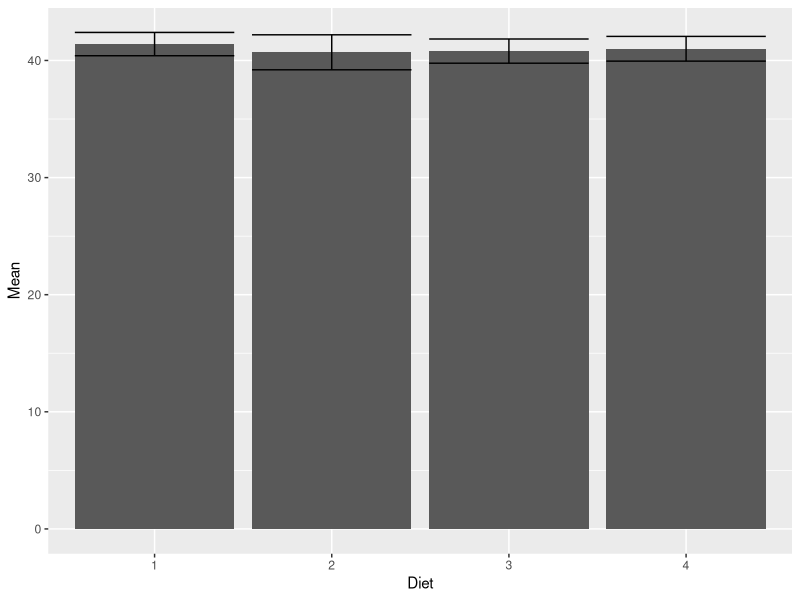
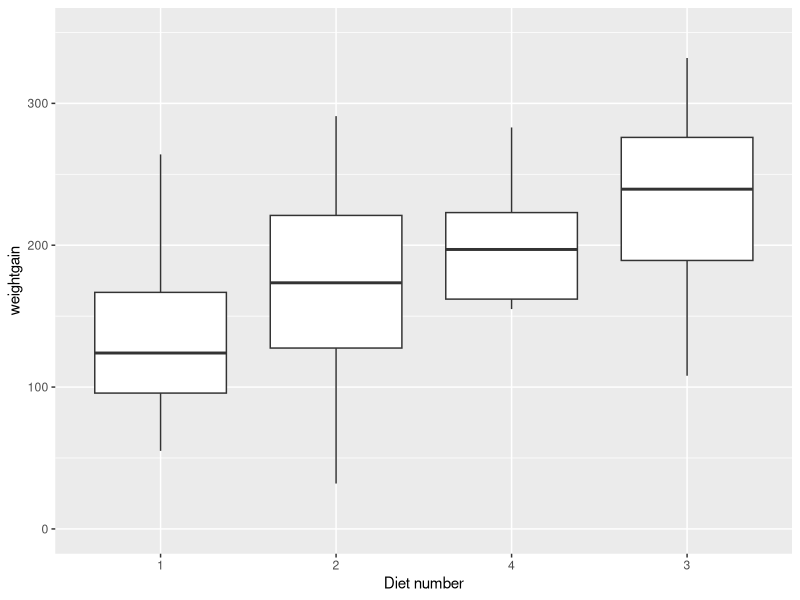
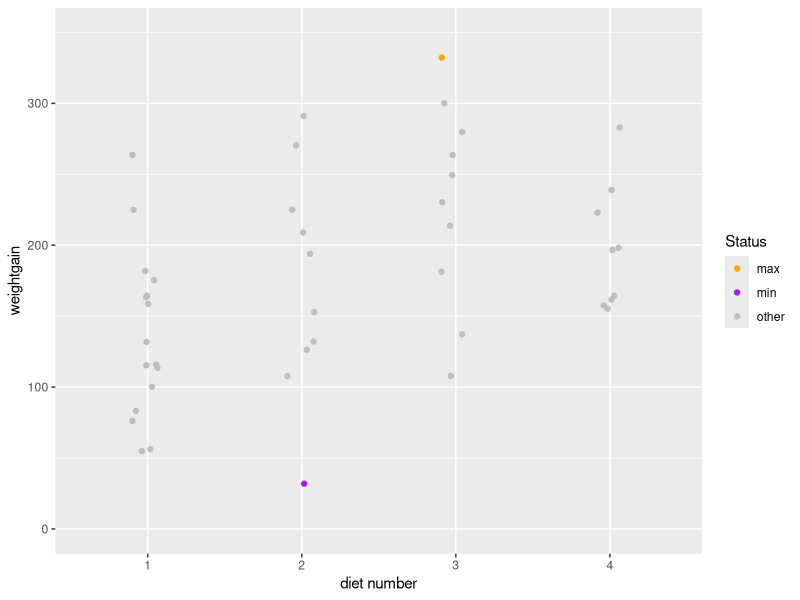
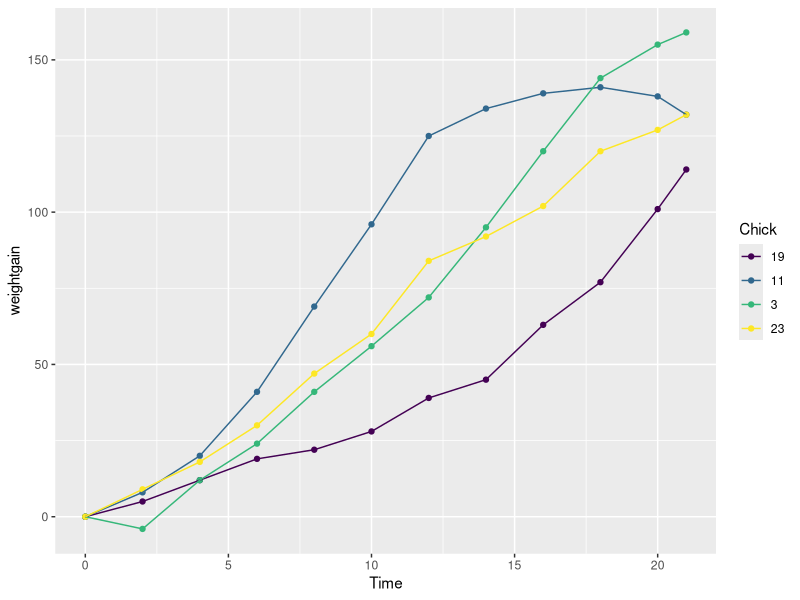
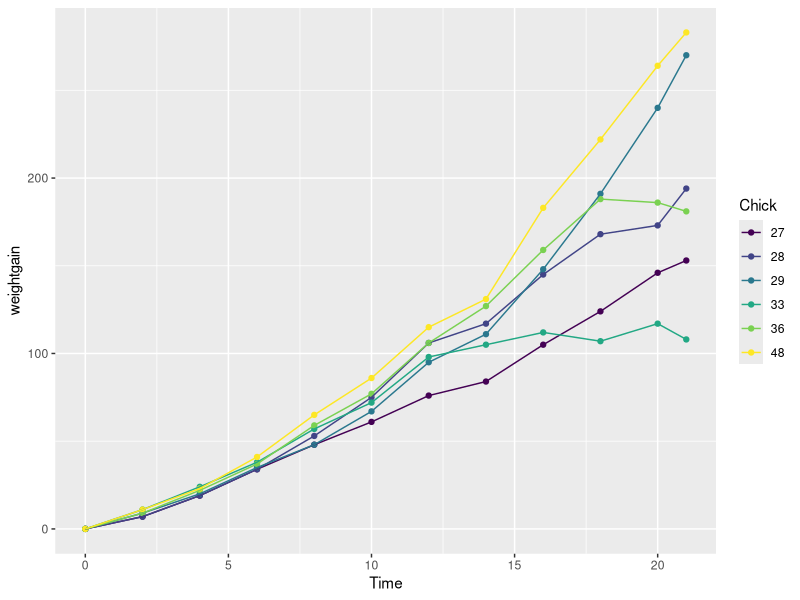
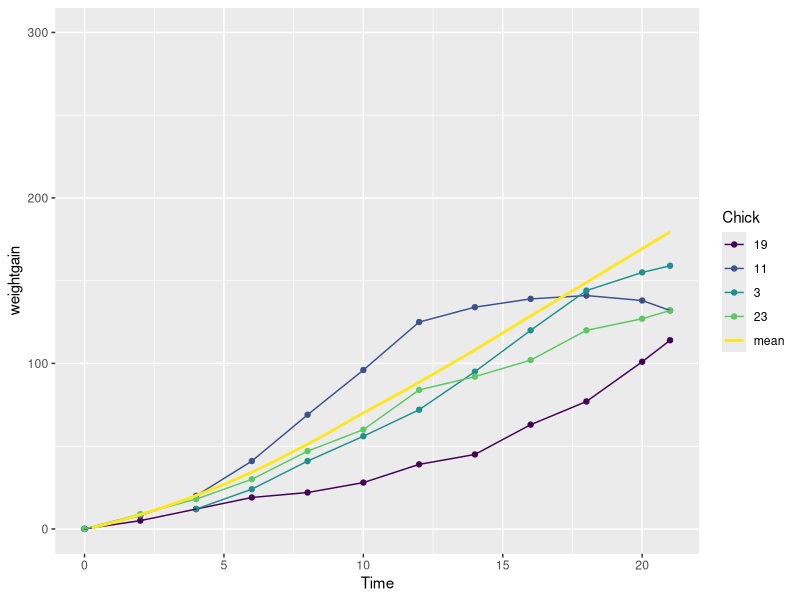
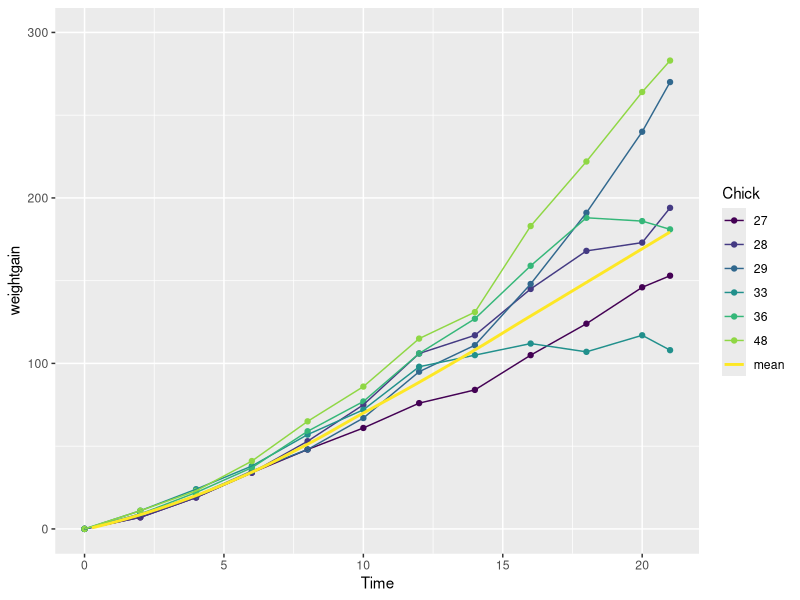
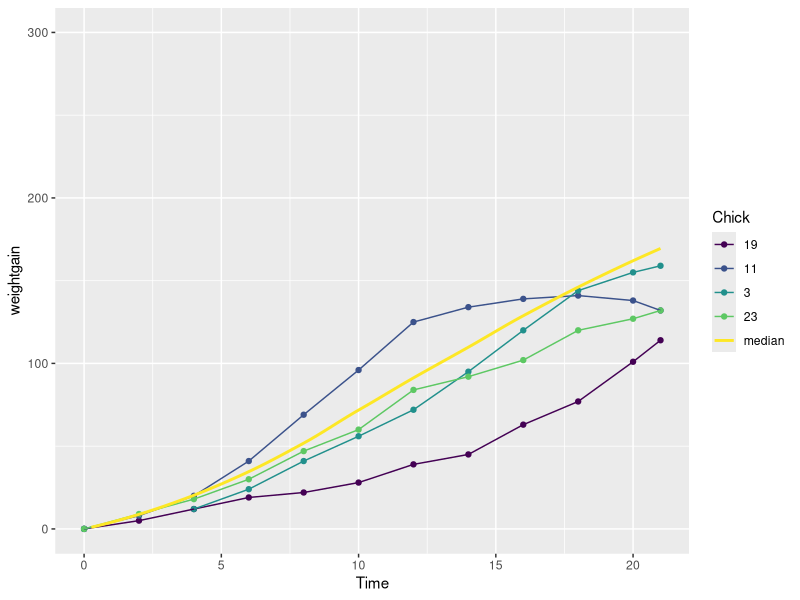

Write R code to recreate these figures, in order.
## ---- chunk 1
knitr::opts_chunk$set(echo = TRUE)
## ---- chunk 2
library("ggplot2")
library("dplyr")
library("datasets")
## ---- chunk 3
dat1 <- ChickWeight %>% filter(Time == 0)
weight0 <- group_by(dat1, Diet) %>% summarize(n=n(), Mean = mean(weight), StandardDeviation = sd(weight))
print(weight0)
## ---- chunk 4
plot <- ggplot(weight0, aes(x=Diet, y = Mean)) + geom_bar(stat = "identity") + geom_errorbar(aes(ymin=Mean-StandardDeviation, ymax=Mean+StandardDeviation))
plot
## ---- chunk 5
check_comp <- group_by(ChickWeight, Chick) %>% summarise(n = n())
check_vec <- check_comp %>% filter(n == max(check_comp$n)) %>% pull(Chick)
complete <- ChickWeight %>% filter(Chick %in% check_vec)
print(complete[0:3, ])
## ---- chunk 6
complete <- group_by(complete, Chick) %>% arrange(Chick, Time) %>% mutate(weightgain = weight - first(weight))
print(complete[0:3, ])
## ---- chunk 7
dat2 <- complete %>% filter(Time == 21)
plot1 <- ggplot(dat2, aes(x=reorder(Diet, weightgain, FUN = median), y = weightgain)) + geom_boxplot() +ylim(0,350) + xlab("Diet number")
plot1
## ---- chunk 8
mostWeight <- dat2 %>% filter(weightgain == max(dat2$weightgain))
leastWeight <- dat2 %>% filter(weightgain == min(dat2$weightgain))
summary(mostWeight)
summary(leastWeight)
## ---- chunk 9
dat2$new <- ifelse(dat2$weightgain == max(dat2$weightgain), "max", "other")
dat2$new[dat2$weightgain == min(dat2$weightgain)] <- 'min'
dat2
colors <-c("max" = "orange", "min" = "purple", "other" = "grey")
ggplot(dat2, aes(x=Diet, y= weightgain, color=new)) +scale_color_manual("Status", values = colors) + geom_jitter(width = 0.1) + ylim(0,350) +xlab("diet number")

## ---- chunk 10
most_chick <-group_by(complete, Time) %>% filter(Time == 0) %>% mutate(max_weight = max(weight)) %>% filter(weight == max_weight) %>% pull(Chick)
least_chick <- group_by(complete, Time) %>% filter(Time == 0) %>% mutate(min_weight = min(weight)) %>% filter(weight == min_weight) %>% pull(Chick)
dat3 <- complete %>% filter(Chick %in% most_chick)
dat4 <- complete %>% filter(Chick %in% least_chick)
plot2 <- ggplot(dat3, aes(x= Time, y = weightgain)) + geom_point(aes(color = Chick)) + geom_line(aes(color = Chick))
plot3 <- ggplot(dat4, aes(x= Time, y = weightgain)) + geom_point(aes(color = Chick)) + geom_line(aes(color = Chick))
plot2
plot3
## ---- chunk 11
dat5 <- group_by(complete, Time) %>% summarise(mean = mean(weightgain))
plot2 + geom_smooth(data = dat5, aes(x=Time, y = mean, color ="mean"), se=F) +ylim(0,300)
plot3 + geom_smooth(data = dat5, aes(x=Time, y = mean, color ="mean" ), se=F) +ylim(0,300)
## ---- chunk 12
dat6 <- group_by(complete, Time) %>% summarise(median = median(weightgain))
plot2 + geom_smooth(data = dat6, aes(x=Time, y = median, color ="median"), se=F) +ylim(0,300)
plot3 + geom_smooth(data = dat6, aes(x=Time, y = median, color ="median" ), se=F) +ylim(0,300)
